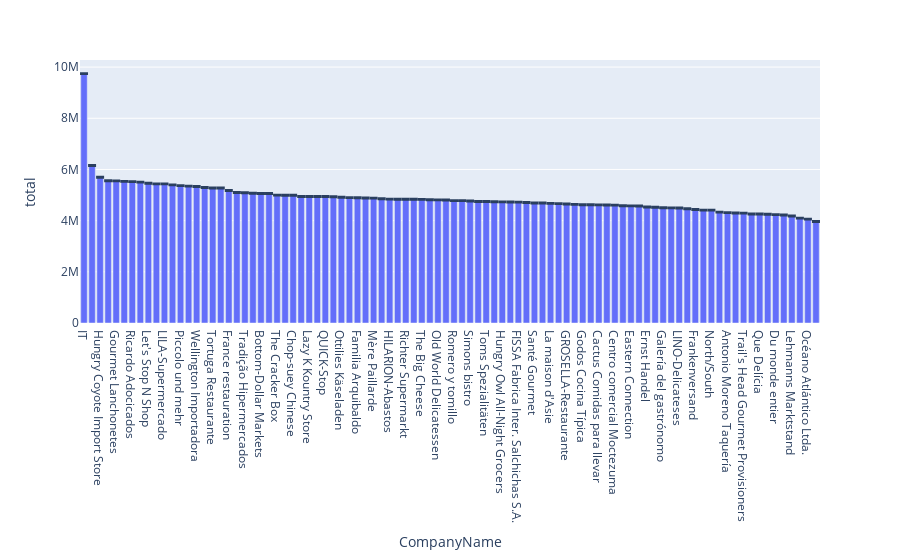

This figure's notebook cell:
### Code cell
fig = px.bar(per_customer, x='CompanyName', y="total", error_y="dev")
fig.show()

### Figure 1 — Plotly figure (JSON) as saved in the notebook; plotly's stock layout.template omitted (floating-point values rounded to 4 significant figures)
{"data": [{"alignmentgroup": "True", "error_y": {"array": [17910.0, 17820.0, 17300.0, 17800.0, 17400.0, 17050.0, 17040.0, 16680.0, 17730.0, 17670.0, 18490.0, 17190.0, 16840.0, 17720.0, 18000.0, 18060.0, 18780.0, 18590.0, 18050.0, 18020.0, 17760.0, 17810.0, 18510.0, 17960.0, 17290.0, 17130.0, 17820.0, 17810.0, 16740.0, 18260.0, 19140.0, 18470.0, 17590.0, 17810.0, 16500.0, 18560.0, 17020.0, 18050.0, 17890.0, 17600.0, 16870.0, 19050.0, 18290.0, 17630.0, 16790.0, 17090.0, 16800.0, 16610.0, 17530.0, 17720.0, 17590.0, 17970.0, 18260.0, 18140.0, 15520.0, 18860.0, 18330.0, 18130.0, 17150.0, 17320.0, 17230.0, 18380.0, 16890.0, 17420.0, 17950.0, 18730.0, 16480.0, 17580.0, 17400.0, 18240.0, 17970.0, 18090.0, 18280.0, 18110.0, 17660.0, 17590.0, 18220.0, 17840.0, 17360.0, 17080.0, 17500.0, 18400.0, 16700.0, 18070.0, 16850.0, 18080.0, 17420.0, 18400.0, 18470.0, 17470.0, 17210.0, 16800.0]}, "hovertemplate": "CompanyName=%{x}<br>total=%{y}<extra></extra>", "legendgroup": "", "marker": {"color": "#636efa", "pattern": {"shape": ""}}, "name": "", "offsetgroup": "", "orientation": "v", "showlegend": false, "textposition": "auto", "type": "bar", "x": ["IT", "B's Beverages", "Hungry Coyote Import Store", "Rancho grande", "Gourmet Lanchonetes", "Ana Trujillo Emparedados y helados", "Ricardo Adocicados", "Folies gourmandes", "Let's Stop N Shop", "Princesa Isabel Vinhos", "LILA-Supermercado", "Bólido Comidas preparadas", "Piccolo und mehr", "Morgenstern Gesundkost", "Wellington Importadora", "Spécialités du monde", "Tortuga Restaurante", "Victuailles en stock", "France restauration", "Hanari Carnes", "Tradição Hipermercados", "Pericles Comidas clásicas", "Bottom-Dollar Markets", "Queen Cozinha", "The Cracker Box", "Comércio Mineiro", "Chop-suey Chinese", "Franchi S.p.A.", "Lazy K Kountry Store", "Vaffeljernet", "QUICK-Stop", "Consolidated Holdings", "Ottilies Käseladen", "Great Lakes Food Market", "Familia Arquibaldo", "Island Trading", "Mère Paillarde", "Die Wandernde Kuh", "HILARION-Abastos", "Magazzini Alimentari Riuniti", "Richter Supermarkt", "Berglunds snabbköp", "The Big Cheese", "Maison Dewey", "Old World Delicatessen", "Paris spécialités", "Romero y tomillo", "Drachenblut Delikatessen", "Simons bistro", "Seven Seas Imports", "Toms Spezialitäten", "Wolski  Zajazd", "Hungry Owl All-Night Grocers", "Bon app'", "FISSA Fabrica Inter. Salchichas S.A.", "Blondesddsl père et fils", "Santé Gourmet", "Rattlesnake Canyon Grocery", "La maison d'Asie", "White Clover Markets", "GROSELLA-Restaurante", "Wilman Kala", "Godos Cocina Típica", "Königlich Essen", "Cactus Comidas para llevar", "Suprêmes délices", "Centro comercial Moctezuma", "La corne d'abondance", "Eastern Connection", "Wartian Herkku", "Ernst Handel", "Save-a-lot Markets", "Galería del gastrónomo", "Split Rail Beer & Ale", "LINO-Delicateses", "Folk och fä HB", "Frankenversand", "Blauer See Delikatessen", "North/South", "Vins et alcools Chevalier", "Antonio Moreno Taquería", "Lonesome Pine Restaurant", "Trail's Head Gourmet Provisioners", "Laughing Bacchus Wine Cellars", "Que Delícia", "Around the Horn", "Du monde entier", "Reggiani Caseifici", "Lehmanns Marktstand", "Furia Bacalhau e Frutos do Mar", "Océano Atlántico Ltda.", "Alfreds Futterkiste"], "xaxis": "x", "y": [9745000.0, 6154000.0, 5698000.0, 5559000.0, 5552000.0, 5534000.0, 5523000.0, 5506000.0, 5462000.0, 5437000.0, 5437000.0, 5398000.0, 5366000.0, 5349000.0, 5334000.0, 5298000.0, 5278000.0, 5277000.0, 5181000.0, 5098000.0, 5087000.0, 5072000.0, 5063000.0, 5058000.0, 4998000.0, 4992000.0, 4989000.0, 4944000.0, 4942000.0, 4941000.0, 4939000.0, 4931000.0, 4911000.0, 4900000.0, 4896000.0, 4886000.0, 4877000.0, 4855000.0, 4841000.0, 4834000.0, 4834000.0, 4833000.0, 4831000.0, 4816000.0, 4809000.0, 4806000.0, 4783000.0, 4779000.0, 4767000.0, 4750000.0, 4745000.0, 4738000.0, 4732000.0, 4725000.0, 4720000.0, 4706000.0, 4691000.0, 4687000.0, 4676000.0, 4663000.0, 4649000.0, 4636000.0, 4623000.0, 4621000.0, 4615000.0, 4610000.0, 4606000.0, 4580000.0, 4578000.0, 4574000.0, 4532000.0, 4520000.0, 4500000.0, 4499000.0, 4494000.0, 4466000.0, 4435000.0, 4411000.0, 4409000.0, 4332000.0, 4312000.0, 4299000.0, 4292000.0, 4260000.0, 4258000.0, 4252000.0, 4236000.0, 4223000.0, 4183000.0, 4099000.0, 4059000.0, 3965000.0], "yaxis": "y"}], "layout": {"barmode": "relative", "legend": {"tracegroupgap": 0}, "margin": {"t": 60}, "xaxis": {"anchor": "y", "domain": [0, 1], "title": {"text": "CompanyName"}}, "yaxis": {"anchor": "x", "domain": [0, 1], "title": {"text": "total"}}}}
